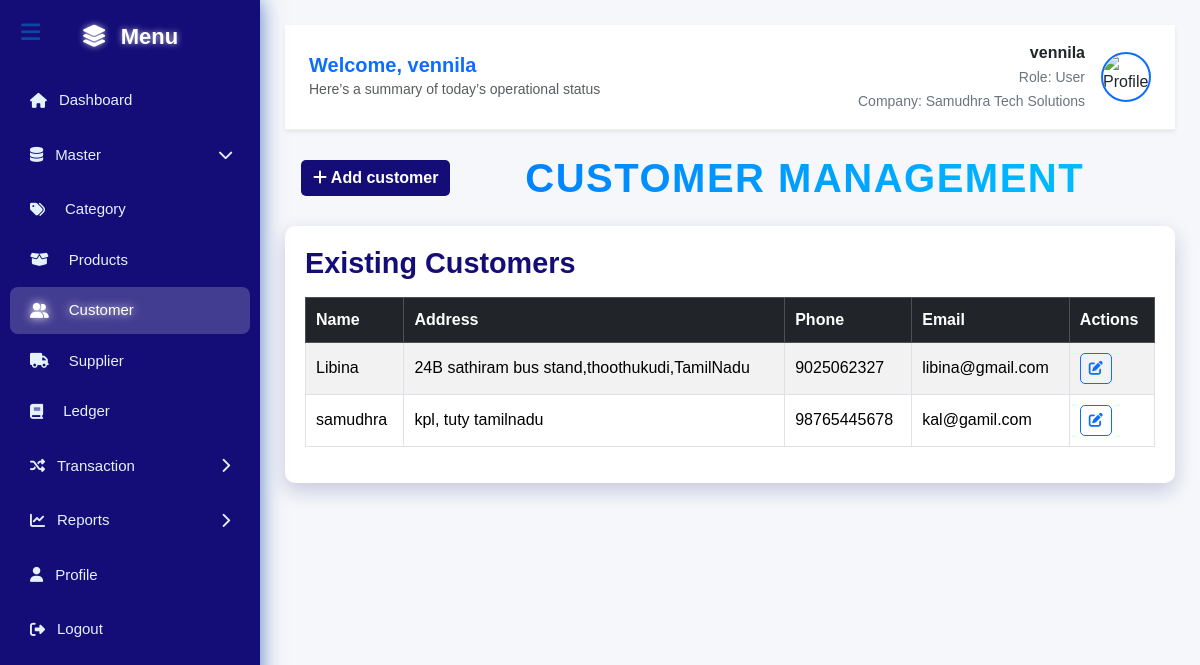
Before: /customer.php (signed in) with the older database file.
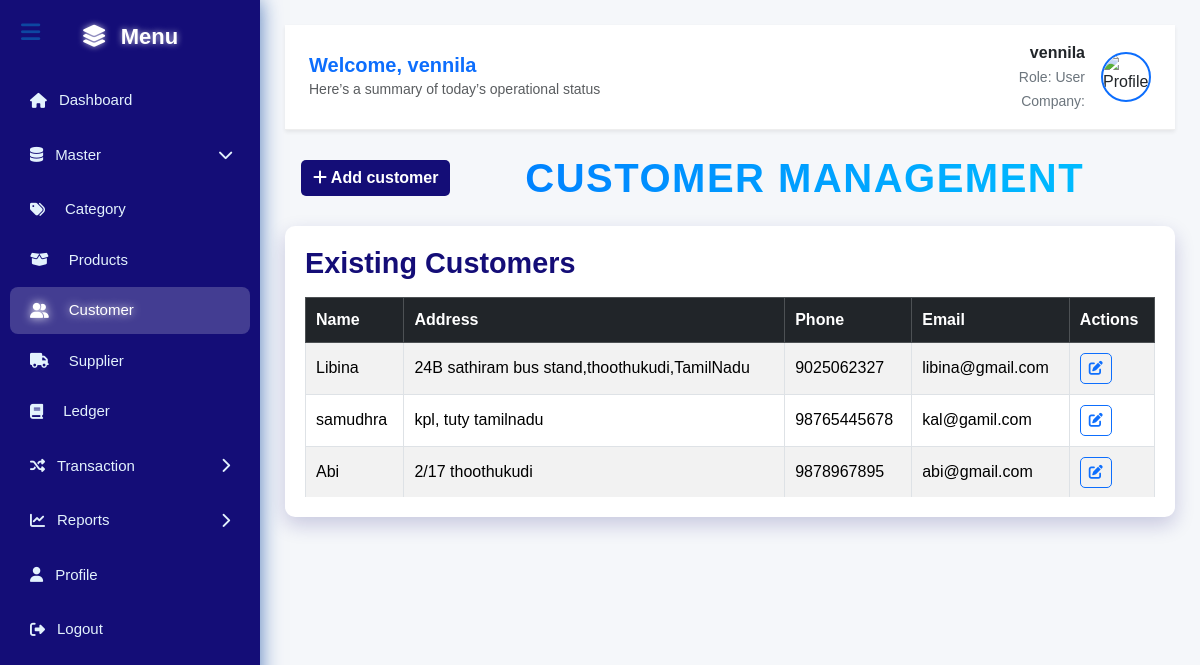
After: the same page with the newer database file.
### tables this page shows
CREATE TABLE `customers` (
  `customer_id` int(11) NOT NULL,
  `customer_name` varchar(100) NOT NULL,
  `company_name` varchar(100) DEFAULT NULL,
  `address` text DEFAULT NULL,
  `country` varchar(50) DEFAULT NULL,
  `city` varchar(50) DEFAULT NULL,
  `state` varchar(50) DEFAULT NULL,
  `zipcode` varchar(10) NOT NULL,
  `ship_address` text DEFAULT NULL,
  `ship_country` varchar(50) DEFAULT NULL,
  `ship_city` varchar(50) DEFAULT NULL,
  `ship_state` varchar(50) DEFAULT NULL,
  `ship_zipcode` varchar(10) DEFAULT NULL,
  `phone` varchar(20) DEFAULT NULL,
  `email` varchar(100) DEFAULT NULL,
  `gstin` varchar(20) NOT NULL,
  `pan` varchar(20) DEFAULT NULL,
  `created_at` timestamp NOT NULL DEFAULT current_timestamp()
);

### customer.php (the view, shortened to what this page needs)
<?php
require_once 'config.php';
include 'header.php';
$customers = $pdo->query("SELECT * FROM customers ORDER BY customer_id ASC")
                 ->fetchAll(PDO::FETCH_ASSOC);
?>
<div class="d-flex justify-content-between align-items-center my-4 px-3">
    <button onclick="window.location.href='add_customer.php'" class="btn btn-primary btn-glow">
        <i class="fa fa-plus"></i> Add customer
    </button>
    <h2 class="product-heading fw-bold text-center flex-grow-1 m-0">
        Customer Management
    </h2>
</div>
<div class="split-container">
    <div class="table-card">
        <h4 class="glow-heading mb-3">Existing Customers</h4>
        <div class="table-responsive">
            <table class="table table-bordered table-striped table-hover">
                <thead class="table-dark">
                    <tr>
                        <th>Name</th>
                        <th>Address</th>
                        <th>Phone</th>
                        <th>Email</th>
                        <th>Actions</th>
                    </tr>
                </thead>
                <tbody>
                <?php if (!empty($customers)): ?>
                    <?php foreach ($customers as $c): ?>
                    <tr>
                        <td><?= htmlspecialchars($c['customer_name']) ?></td>
                        <td><?= htmlspecialchars($c['address']) ?></td>
                        <td><?= htmlspecialchars($c['phone']) ?></td>
                        <td><?= htmlspecialchars($c['email']) ?></td>
                        <td>
                            <a href="edit_customer.php?id=<?= $c['customer_id'] ?>" class="btn btn-outline-primary btn-sm btn-glow">
                                <i class="fa fa-edit"></i>
                            </a>
                        </td>
                    </tr>
                    <?php endforeach; ?>
                <?php else: ?>
                    <tr><td colspan="6" class="text-center text-muted">No customers found.</td></tr>
                <?php endif; ?>
                </tbody>
            </table>
        </div>
    </div>
<?php include 'footer.php'; ?>

### header.php (shortened to what this page needs)
<?php
$name     = htmlspecialchars($_SESSION['user'] ?? 'User');
$role     = htmlspecialchars($_SESSION['role'] ?? 'User');
$company  = htmlspecialchars($_SESSION['company'] ?? 'N/A');
$gender   = strtolower($_SESSION['gender'] ?? 'female');
$profilePic = ($gender === 'female' || $gender === 'girl' || $gender === 'f') ?
    "https://cdn-icons-png.flaticon.com/512/4140/4140051.png" :
    "https://cdn-icons-png.flaticon.com/512/3135/3135715.png";
?>
<!DOCTYPE html>
<html lang="en">
<head>
  <link href="https://cdn.jsdelivr.net/npm/bootstrap@5.3.2/dist/css/bootstrap.min.css" rel="stylesheet">
  <link href="https://cdnjs.cloudflare.com/ajax/libs/font-awesome/6.5.0/css/all.min.css" rel="stylesheet">
</head>
<body>
<button class="toggle-btn" id="menuToggle"><i class="fa fa-bars"></i></button>
<div class="app-sidebar" id="sidebar">
  <div class="logo"><i class="fa-solid fa-layer-group me-2"></i> Menu</div>
  <ul class="nav flex-column">
    <li><a href="dashboard.php" class="nav-link"><i class="fa fa-home"></i> Dashboard</a></li>
    <li>
      <a href="#masterMenu" class="nav-link d-flex align-items-center" data-bs-toggle="collapse">
        <i class="fa fa-database"></i> Master <i class="fa fa-chevron-right rotate-icon"></i>
      </a>
      <ul class="collapse submenu" id="masterMenu">
          <li><a href="category.php" class="nav-link"><i class="fa fa-tags me-2"></i> Category</a></li>
    <li><a href="products.php" class="nav-link"><i class="fa fa-box-open me-2"></i> Products</a></li>
    <li><a href="customer.php" class="nav-link"><i class="fa fa-user-friends me-2"></i> Customer</a></li>
    <li><a href="insert_supplier.php" class="nav-link"><i class="fa fa-truck me-2"></i> Supplier</a></li>
    <li><a href="ledger.php" class="nav-link"><i class="fa fa-book me-2"></i> Ledger</a></li>
      </ul>
    </li>
    <li>
      <a href="#transactionMenu" class="nav-link d-flex align-items-center" data-bs-toggle="collapse">
        <i class="fa fa-random"></i> Transaction <i class="fa fa-chevron-right rotate-icon"></i>
      </a>
    </li>
    <li>
      <a href="#reportsMenu" class="nav-link d-flex align-items-center" data-bs-toggle="collapse">
        <i class="fa fa-chart-line"></i> Reports <i class="fa fa-chevron-right rotate-icon"></i>
      </a>
    </li>
    <li><a href="profile.php" class="nav-link"><i class="fa fa-user"></i> Profile</a></li>
    <li><a href="logout.php" class="nav-link "><i class="fa fa-sign-out-alt"></i> Logout</a></li>
  </ul>
</div>
<div class="main-content">
<div class="topbar shadow-sm bg-white d-flex justify-content-between align-items-center px-4 py-3 mb-4" style="border-bottom: 1px solid #eee;">
    <div>
        <h5 class="mb-0 fw-bold text-primary">Welcome, <?= $name ?></h5>
        <small class="text-muted">Here’s a summary of today’s operational status</small>
    </div>
    <div class="d-flex align-items-center">
        <div class="text-end me-3">
            <strong><?= $name ?></strong><br>
            <small class="text-secondary">Role: <?= $role ?></small><br>
            <small class="text-secondary">Company: <?= $company ?></small>
        </div>
        <img src="<?= $profilePic ?>" alt="Profile" class="rounded-circle border border-2 border-primary" width="50" height="50">
    </div>
</div>
</body>
</html>

### footer.php (shortened to what this page needs)
</div>
</body>
</html>

### header.php (style rules this page uses)
.app-sidebar { width: 260px; height: 100vh; background: #140d77; color: white; position: fixed; top: 0; left: 0; overflow-y: auto; transition: all 0.4s ease; box-shadow: 0 0 20px rgba(13, 71, 161, 0.7); z-index: 1000; }
.app-sidebar .logo { font-size: 22px; font-weight: bold; text-align: center; margin: 20px 0; color: white; text-shadow: 0px 0px 6px rgba(255,255,255,0.7); }
.app-sidebar ul { list-style: none; padding: 0; margin: 0; }
.app-sidebar .nav-link { color: #e3f2fd; padding: 12px 20px; display: flex; align-items: center; gap: 12px; font-size: 15px; font-weight: 500; text-decoration: none; transition: all 0.3s ease; border-radius: 8px; margin: 4px 10px; }
.app-sidebar .nav-link:hover, .app-sidebar .nav-link.active { background: rgba(255, 255, 255, 0.2); color: #fff; text-shadow: 0px 0px 10px rgba(255,255,255,1); }
.submenu { padding-left: 20px; max-height: 0; overflow: hidden; transition: max-height 0.4s ease; }
.submenu.show { max-height: 500px; }
.rotate-icon { margin-left: auto; transition: transform 0.3s ease; }
[aria-expanded="true"] .rotate-icon { transform: rotate(90deg); }
.main-content { margin-left: 260px; padding: 25px; transition: all 0.4s ease; }
.toggle-btn { background: transparent; border: none; color: #0d47a1; font-size: 22px; position: fixed; top: 15px; left: 15px; z-index: 1100; cursor: pointer; }

### customer.php (style rules this page uses)
body { background: #f5f7fa; }
.glow-heading { font-size: 1.8rem; font-weight: bold; color: #140d77; animation: glow-title 2s ease-in-out infinite alternate; }
.split-container { display: flex; gap: 20px; align-items: stretch; flex-wrap: nowrap; }
.table-card { background: #fff; padding: 20px; border-radius: 10px; box-shadow: 0 8px 20px rgba(20, 13, 119, 0.2); flex: 2; min-width: 600px; overflow: hidden; }
.table { width: 100%; border-collapse: collapse; }
.table thead { background: #140d77; color: #fff; }
.table th, .table td { padding: 10px; text-align: left; vertical-align: middle; }
.btn-glow { border-radius: 5px; font-weight: bold; transition: all 0.3s ease; }
.product-heading { font-size: 2.5rem; font-weight: 700; text-transform: uppercase; background: linear-gradient(90deg, #007bff, #00c3ff, #007bff); -webkit-background-clip: text; -webkit-text-fill-color: transparent; background-size: 200%; letter-spacing: 1.5px; animation: textShine 4s ease-in-out infinite, fadeSlideIn 1s ease forwards; display: inline-block; margin: 0 auto; }
.table-responsive { max-height: 200px; overflow-y: auto; }
.btn-primary { background-color: #140d77; border: none; }

Changed rows visible on the page:
added customers: customer_name "Abi", address "2/17 thoothukudi", phone "9878967895", email "abi@gmail.com"
Other visible differences:
$company: "Samudhra Tech Solutions" → (not shown)
